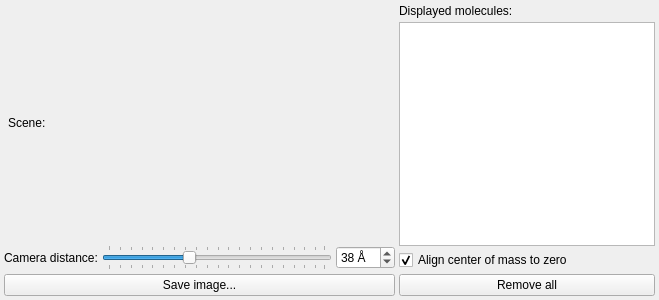
<?xml version="1.0" encoding="UTF-8"?>
<ui version="4.0">
 <class>VisualizationTab</class>
 <widget class="QWidget" name="VisualizationTab">
  <property name="geometry">
   <rect>
    <x>0</x>
    <y>0</y>
    <width>659</width>
    <height>300</height>
   </rect>
  </property>
  <property name="windowTitle">
   <string>Form</string>
  </property>
  <layout class="QHBoxLayout" name="horizontalLayout" stretch="0,0">
   <property name="spacing">
    <number>4</number>
   </property>
   <property name="leftMargin">
    <number>4</number>
   </property>
   <property name="topMargin">
    <number>4</number>
   </property>
   <property name="rightMargin">
    <number>4</number>
   </property>
   <property name="bottomMargin">
    <number>4</number>
   </property>
   <item>
    <layout class="QVBoxLayout" name="layout3" stretch="1,0,0">
     <item>
      <widget class="QWidget" name="scene_container" native="true">
       <layout class="QVBoxLayout" name="layout2">
        <property name="spacing">
         <number>4</number>
        </property>
        <property name="leftMargin">
         <number>4</number>
        </property>
        <property name="topMargin">
         <number>4</number>
        </property>
        <property name="rightMargin">
         <number>4</number>
        </property>
        <property name="bottomMargin">
         <number>4</number>
        </property>
        <item>
         <widget class="QLabel" name="static2">
          <property name="text">
           <string>Scene:</string>
          </property>
         </widget>
        </item>
       </layout>
      </widget>
     </item>
     <item>
      <layout class="QHBoxLayout" name="layout4">
       <item>
        <widget class="QLabel" name="static3">
         <property name="text">
          <string>Camera distance:</string>
         </property>
        </widget>
       </item>
       <item>
        <widget class="QSlider" name="camera_distance_slider">
         <property name="minimum">
          <number>1</number>
         </property>
         <property name="maximum">
          <number>100</number>
         </property>
         <property name="pageStep">
          <number>5</number>
         </property>
         <property name="value">
          <number>38</number>
         </property>
         <property name="sliderPosition">
          <number>38</number>
         </property>
         <property name="orientation">
          <enum>Qt::Horizontal</enum>
         </property>
         <property name="tickPosition">
          <enum>QSlider::TicksBothSides</enum>
         </property>
         <property name="tickInterval">
          <number>0</number>
         </property>
        </widget>
       </item>
       <item>
        <widget class="QSpinBox" name="camera_distance_spin_box">
         <property name="suffix">
          <string> Å</string>
         </property>
         <property name="minimum">
          <number>1</number>
         </property>
         <property name="maximum">
          <number>100</number>
         </property>
         <property name="value">
          <number>38</number>
         </property>
        </widget>
       </item>
      </layout>
     </item>
     <item>
      <widget class="QPushButton" name="save_image_button">
       <property name="text">
        <string>Save image...</string>
       </property>
      </widget>
     </item>
    </layout>
   </item>
   <item>
    <layout class="QVBoxLayout" name="layout1">
     <property name="spacing">
      <number>4</number>
     </property>
     <item>
      <widget class="QLabel" name="static1">
       <property name="text">
        <string>Displayed molecules:</string>
       </property>
      </widget>
     </item>
     <item>
      <widget class="CustomListWidget" name="display_list_widget">
       <property name="sizePolicy">
        <sizepolicy hsizetype="Preferred" vsizetype="Expanding">
         <horstretch>0</horstretch>
         <verstretch>0</verstretch>
        </sizepolicy>
       </property>
      </widget>
     </item>
     <item>
      <widget class="QCheckBox" name="align_mass_center_check_box">
       <property name="text">
        <string>Align center of mass to zero</string>
       </property>
       <property name="checked">
        <bool>true</bool>
       </property>
      </widget>
     </item>
     <item>
      <widget class="QPushButton" name="remove_all_button">
       <property name="text">
        <string>Remove all</string>
       </property>
      </widget>
     </item>
    </layout>
   </item>
  </layout>
 </widget>
 <customwidgets>
  <customwidget>
   <class>CustomListWidget</class>
   <extends>QListWidget</extends>
   <header>ui/widgets/custom_list_widget.h</header>
  </customwidget>
 </customwidgets>
 <resources/>
 <connections/>
</ui>
